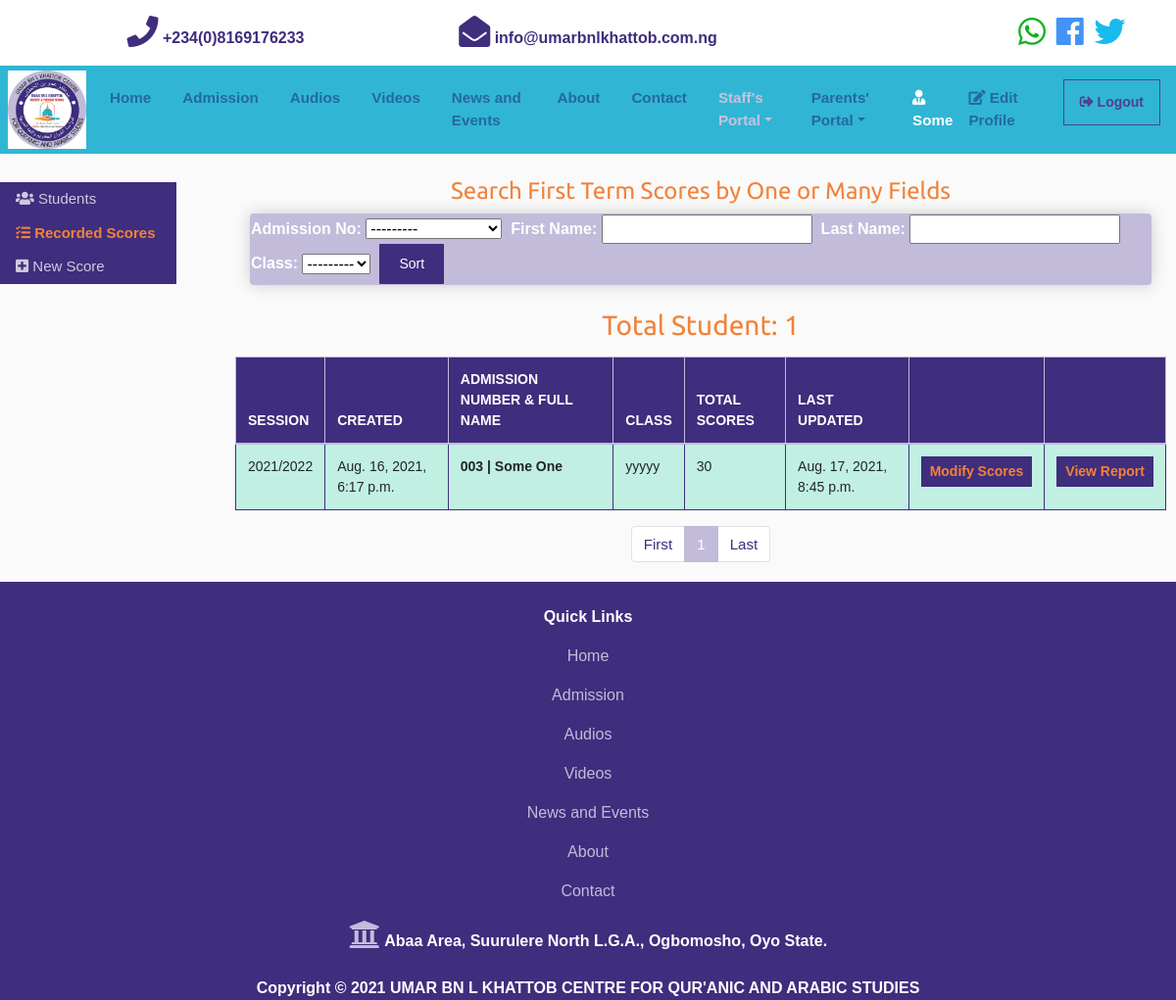
The app's page /staff/secondary/first-term (signed in) with its own data.
### secondary/models.py (models this page shows, shortened)
class FirstTerm(models.Model):
    session = models.ForeignKey('management.Session', on_delete = models.SET_NULL, default=1, null=True, related_name="secondary_session")
    student = models.OneToOneField('records.Student', on_delete = models.SET_NULL, unique = True, null=True, related_name="secondary_student")
    school_fees = models.BooleanField(max_length=5, default = False)
    quran_ca = models.IntegerField(blank=True, default = 0, verbose_name="القرآن (الإختبار)")
    tajweed_ca = models.IntegerField(blank=True, default = 0, verbose_name="التجويد (الإختبار)")
    nahw_ca = models.IntegerField(blank=True, default = 0, verbose_name="النحو (الإختبار)")
    sorf_ca = models.IntegerField(blank=True, default = 0, verbose_name="الصرف (الإختبار)")
    uluum_ulquran_ca = models.IntegerField(blank=True, default = 0, verbose_name="علوم القرآن (الإختبار)")
    balaagah_ca = models.IntegerField(blank=True, default = 0, verbose_name="البلاغة (الإختبار)")
    tawheed_ca = models.IntegerField(blank=True, default = 0, verbose_name="التوحيد (الإختبار)")
    farooid_ca = models.IntegerField(blank=True, default = 0, verbose_name="الفرائض (الإختبار)")
    fiqh_ca = models.IntegerField(blank=True, default = 0, verbose_name="الفقه (الإختبار)")
    taareekh_ca = models.IntegerField(blank=True, default = 0, verbose_name="التاريخ (الإختبار)")
    hadeeth_ca = models.IntegerField(blank=True, default = 0, verbose_name="الحديث (الإختبار)")
    aruud_ca = models.IntegerField(blank=True, default = 0, verbose_name="العروض (الإختبار)")
    mantiqoh_ca = models.IntegerField(blank=True, default = 0, verbose_name="المنطقة (الإختبار)")
    tafseer_ca = models.IntegerField(blank=True, default = 0, verbose_name="التفسير (الإختبار)")
    mustolah_ulhadeeth_ca = models.IntegerField(blank=True, default = 0, verbose_name="مصطلح الحديث (الإختبار)")
    usuul_ca = models.IntegerField(blank=True, default = 0, verbose_name="أصول الفقه (الإختبار)")
    quran_exam = models.IntegerField(blank=True, default = 0, verbose_name="القرآن (الإمتحان)")
    tajweed_exam = models.IntegerField(blank=True, default = 0, verbose_name="التجويد (الإمتحان)")
    nahw_exam = models.IntegerField(blank=True, default = 0, verbose_name="النحو (الإمتحان)")
    sorf_exam = models.IntegerField(blank=True, default = 0, verbose_name="الصرف (الإمتحان)")
    uluum_ulquran_exam = models.IntegerField(blank=True, default = 0, verbose_name="علوم القرآن (الإمتحان)")
    balaagah_exam = models.IntegerField(blank=True, default = 0, verbose_name="البلاغة (الإمتحان)")
    tawheed_exam = models.IntegerField(blank=True, default = 0, verbose_name="التوحيد (الإمتحان)")
    farooid_exam = models.IntegerField(blank=True, default = 0, verbose_name="الفرائض (الإمتحان)")
    fiqh_exam = models.IntegerField(blank=True, default = 0, verbose_name="الفقه (الإمتحان)")
    taareekh_exam = models.IntegerField(blank=True, default = 0, verbose_name="التاريخ (الإمتحان)")
    hadeeth_exam = models.IntegerField(blank=True, default = 0, verbose_name="الحديث (الإمتحان)")
    aruud_exam = models.IntegerField(blank=True, default = 0, verbose_name="العروض (الإمتحان)")
    mantiqoh_exam = models.IntegerField(blank=True, default = 0, verbose_name="المنطقة (الإمتحان)")
    tafseer_exam = models.IntegerField(blank=True, default = 0, verbose_name="التفسير (الإمتحان)")
    mustolah_ulhadeeth_exam = models.IntegerField(blank=True, default = 0, verbose_name="مصطلح الحديث (الإمتحان)")
    usuul_exam = models.IntegerField(blank=True, default = 0, verbose_name="أصول الفقه (الإمتحان)")
    quran_tot = models.IntegerField(blank=True, default = 0)
    tajweed_tot = models.IntegerField(blank=True, default = 0)
    nahw_tot = models.IntegerField(blank=True, default = 0)
    sorf_tot = models.IntegerField(blank=True, default = 0)
    uluum_ulquran_tot = models.IntegerField(blank=True, default = 0)
    balaagah_tot = models.IntegerField(blank=True, default = 0)
    tawheed_tot = models.IntegerField(blank=True, default = 0)
    farooid_tot = models.IntegerField(blank=True, default = 0)
    fiqh_tot = models.IntegerField(blank=True, default = 0)
    taareekh_tot = models.IntegerField(blank=True, default = 0)
    hadeeth_tot = models.IntegerField(blank=True, default = 0)
    aruud_tot = models.IntegerField(blank=True, default = 0)
    mantiqoh_tot = models.IntegerField(blank=True, default = 0)
    tafseer_tot = models.IntegerField(blank=True, default = 0)
    mustolah_ulhadeeth_tot = models.IntegerField(blank=True, default = 0)
    usuul_exam = models.IntegerField(blank=True, default = 0)
    cumulative = models.IntegerField(blank=True, default = 0)
    teacher_comment = models.CharField(max_length=200, null=True, blank=True, verbose_name="تعليق المدرس")
    head_comment = models.CharField(max_length=200, null=True, blank=True, verbose_name="تعليق المدير")
    created = models.DateTimeField(auto_now_add=True, null=True)
    updated = models.DateTimeField(auto_now=True, null=True)
    class Meta:
        ordering = ('student__user__username',)
        verbose_name = "First Term Score"
        verbose_name_plural = "First Term Scores"

### management/models.py (models this page shows, shortened)
class Session(models.Model):
    name = models.CharField(max_length=20, blank=True, null=True)
    next = models.DateField(blank=True, null=True, verbose_name="Next Term Begins")
    ends = models.DateField(blank=True, null=True, verbose_name="Term Ends")
    head = models.CharField(max_length=40, blank=True, null=True, verbose_name="Headmaster's Name")
    school = models.ImageField(upload_to='stamp_img/%Y/%m/%d', null=True, blank=True, verbose_name="School's Stamp with Head of Schools Signature")
    created = models.DateTimeField(auto_now_add=True, null=True)
    updated = models.DateTimeField(auto_now=True, null=True)
    class Meta:
        ordering = ('-created',)
    def __str__(self):
        return str(self.name)

### records/models.py (models this page shows, shortened)
class Student(models.Model):
    GENDER_CHOICES = [
		('MALE','MALE'),
		('FEMALE', 'FEMALE')
	]
    ROLE_CHOICES = [
        ('Pupil', 'Pupil'),
        ('Student', 'Student'),
		('Staff', 'Staff'),
    ]
    user = models.OneToOneField(settings.AUTH_USER_MODEL, on_delete=models.SET_NULL, null=True)
    phone_number = models.CharField(max_length=20, unique=False, null=True, verbose_name="Phone Number")
    gender = models.CharField(max_length=6, choices=GENDER_CHOICES, null=True)
    dob = models.DateField(blank=True, null=True, verbose_name="Date of Birth")
    classe = models.ForeignKey(Class, on_delete=models.SET_NULL, null=True, verbose_name="Class")
    address = models.CharField(max_length=200, null=True)
    role = models.CharField(max_length=20, choices=ROLE_CHOICES, default='Pupil', null=True)
    photograph = models.ImageField(upload_to='student_img/%Y/%m/%d', null=True, blank=True, verbose_name="Student's Photograph")
    created = models.DateTimeField(auto_now_add=True, null=True)
    updated = models.DateTimeField(auto_now=True, null=True)
    def __str__(self):
        try:
            return str(self.user.username) + " | " + str(self.user.first_name) + " " + str(self.user.last_name)
        except:
            return str(self.id)
    class Meta:
        ordering = ('user__username',)

class Class(models.Model):
    name = models.CharField(max_length=20, null=True)
    teacher = models.ForeignKey(Teacher, on_delete=models.SET_NULL, null=True)
    signature = models.ImageField(upload_to='signature_img/%Y/%m/%d', null=True, blank=True, verbose_name="Class Teacher's Signature")
    created = models.DateTimeField(auto_now_add=True, null=True)
    updated = models.DateTimeField(auto_now=True, null=True)
    def __str__(self):
        try:
            return str(self.name)
        except:
            return str(self.id)
    class Meta:
        ordering = ('name',)
        verbose_name = 'Class'
        verbose_name_plural = 'Classes'

### secondary/views.py (the view)
# urls.py: path('staff/secondary/first-term', views.showFirsts, name='secondary_firsts'),
@login_required
def showFirsts(request):
    context = {}
    filtered_firsts = FirstFilter(
        request.GET,
        queryset = FirstTerm.objects.all()
    )
    context['filtered_firsts'] = filtered_firsts
    paginated_filtered_firsts = Paginator(filtered_firsts.qs, 10)
    page_number = request.GET.get('page')
    firsts_page_obj = paginated_filtered_firsts.get_page(page_number)
    context['firsts_page_obj'] = firsts_page_obj
    total_firsts = filtered_firsts.qs.count()
    context['total_firsts'] = total_firsts
    return render(request, 'secondary/first_list.html', context=context)

### templates/secondary/first_list.html (shortened to what this page needs)
{% extends 'base.html' %}
{% block content %}
{% load home_tags %}
<br>
<div class="sidebar">
  <br>
  <br>
  <br>
  <br>
<a href="{% url 'students' %}"><i class="fas fa-users fa-1x"></i> Students</a>
<a href="{% url 'secondary_firsts' %}"><strong class="text-orange"><i class="fas fa-tasks fa-1x"></i> Recorded Scores</strong></a>
<a href="{% url 'secondary_first' %}"><i class="fas fa-plus-square fa-1x"></i> New Score</a>
</div>
  <section class="main">
    {% if firsts_page_obj %}
    <h4 class="text-center text-orange">Search First Term Scores by One or Many Fields</h4>
    <div class="col-md-12">
      <div class="box-element bg-warning" id="form-wrapper">
        <form method="get" class="form-inline text-white">
          {% for field in filtered_firsts.form %}
            <strong>{{field.label}}:</strong>&nbsp{{field}}&nbsp&nbsp
          {% endfor %}
          <input type="submit" class="btn btn-dark" value="Sort">
        </form>
      </div>
    </div>
    {% endif %}
    <br>
    <div class="row text-center">
      {% if firsts_page_obj %}
        <div class="col-md-12">
          {% if total_firsts > 1 %}
          <div class="form-group col-md-12">
            <h3 class="form-group text-orange">Total Students: {{total_firsts}}</h3>
          </div>
          {% else %}
          <div class="form-group col-md-12">
            <h3 class="form-group text-orange">Total Student: {{total_firsts}}</h3>
          </div>
          {% endif %}
          <div class="table-responsive">
            <table class="table table-bordered">
              <thead class="thead-primary">
                <tr>
                  <th>SESSION</th>
                  <th>CREATED</th>
                  <th>ADMISSION NUMBER & FULL NAME</th>
                  <th>CLASS</th>
                  <th>TOTAL SCORES</th>
                  <th>LAST UPDATED</th>
                  <th></th>
                  <th></th>
                </tr>
              </thead>
              <tbody>
              {% for first in firsts_page_obj %}
                <tr class="table-success">
                  <td>{{first.session}}</td>
                  <td>{{first.created}}</td>
                  <td><strong>{{first.student}}</strong></td>
                  <td>{{first.student.classe}}</td>
                  <td>{{first.cumulative}}</td>
                  <td>{{first.updated}}</td>
                  <td class="text-center"><a href="first-term/update/{{first.id}}"><button type="button" class="btn btn-sm btn-primary text-orange"><strong>Modify Scores</strong></button></a></td>
                  <td class="text-center"><a href="{% url 'secondary_show_first' first.id %}"><button type="button" class="btn btn-sm btn-primary text-orange"><strong>View Report</strong></button></a></td>
                </tr>
              {% endfor %}
              </tbody>
            </table>
            <nav aria-label="...">
              <ul class="pagination justify-content-center">
                <li class="page-item"><a class="page-link" href="{% my_url 1 'page' request.GET.urlencode %}" tabindex="-1" aria-disabled="true">First</a></li>
                <li class="page-item active" aria-current="page"><a class="page-link" href="{% my_url firsts_page_obj.number 'page' request.GET.urlencode %}">{{firsts_page_obj.number}}<span class="sr-only">(current)</span></a></li>
                <li class="page-item"><a class="page-link" href="{% my_url firsts_page_obj.paginator.num_pages 'page' request.GET.urlencode %}">Last</a></li>
              </ul>
            </nav>
          </div>
        </div>
      {% else %}
      <div class="container">
        <h3>No student found!</h3>
      </div>
      {% endif %}
    </div>
  </section>
{% endblock content%}

### templates/partials/_navbar.html (shortened to what this page needs)
{% load static %}
<nav class="p-0 navbar navbar-expand-lg navbar-dark bg-light_blue sticky-top">
  <a class="ml-2 navbar-brand" href="{% url 'index' %}">
    <img src="{% static 'img/logo.jpg' %}" width="50" height="80" class="logo" alt="Umar Logo">
  </a>
  <div class="collapse navbar-collapse" id="navbarNavAltMarkup">
    <ul class="navbar-nav">
      <li
        {% if '/' == request.path %}
          class="nav-item active mr-3"
        {% else %}
          class="nav-item mr-3"
        {% endif %}
      >
        <a class="nav-link" href="{% url 'index' %}"><strong>Home</strong></a>
      </li>
      <li
        {% if 'admission' in request.path %}
          class="nav-item active mr-3"
        {% else %}
          class="nav-item mr-3"
        {% endif %}
      >
        <a class="nav-link" href="{% url 'admission' %}"><strong>Admission</strong></a>
      </li>
      <li
        {% if 'audios' in request.path %}
          class="nav-item active mr-3"
        {% else %}
          class="nav-item mr-3"
        {% endif %}
      >
        <a class="nav-link" href="{% url 'audios' %}"><strong>Audios</strong></a>
      </li>
      <li
        {% if 'videos' in request.path %}
          class="nav-item active mr-3"
        {% else %}
          class="nav-item mr-3"
        {% endif %}
      >
        <a class="nav-link" href="{% url 'videos' %}"><strong>Videos</strong></a>
      </li>
      <li
        {% if 'news-and-events' in request.path %}
          class="nav-item active mr-3"
        {% else %}
          class="nav-item mr-3"
        {% endif %}
      >
        <a class="nav-link" href="{% url 'events' %}"><strong>News and Events</strong></a>
      </li>
      <li
        {% if 'about' in request.path %}
          class="nav-item active mr-3"
        {% else %}
          class="nav-item mr-3"
        {% endif %}
      >
        <a class="nav-link" href="{% url 'about' %}"><strong>About</strong></a>
      </li>
      <li
        {% if 'contact' in request.path %}
          class="nav-item active mr-3"
        {% else %}
          class="nav-item mr-3"
        {% endif %}
      >
        <a class="nav-link" href="{% url 'contact' %}"><strong>Contact</strong></a>
      </li>
      {% if user.is_authenticated %}
      <li
        {% if 'staff' in request.path %}
          class="nav-item active dropdown mr-3"
        {% else %}
          class="nav-item dropdown mr-3"
        {% endif %}
      >
        <a class="nav-link dropdown-toggle" href="#" id="navbarDropdownMenuLink" data-toggle="dropdown" aria-haspopup="true" aria-expanded="false"><strong>Staff's Portal</strong></a>
      </li>
      <li
        {% if 'parents' in request.path %}
          class="nav-item active dropdown mr-3"
        {% else %}
          class="nav-item dropdown mr-3"
        {% endif %}
      >
        <a class="nav-link dropdown-toggle" href="#" id="navbarDropdownMenuLink" data-toggle="dropdown" aria-haspopup="true" aria-expanded="false"><strong>Parents' Portal</strong></a>
      </li>
      {% endif %}
    </ul>
    <ul class="navbar-nav ml-auto">
      {% if user.is_authenticated %}
      <li
      >
        <a class="nav-link" href=""><strong><span class="text-white"><i class="fas fa-user-tie fa-1x"></i> {{user.first_name}}</span></strong></a>
      </li>
      <li
        {% if 'edit-profile' in request.path %}
          class="nav-item active mr-3"
        {% else %}
          class="nav-item mr-3"
        {% endif %}
      >
        <a class="nav-link" href="{% url 'edit_profile' %}"><strong><i class="fas fa-edit fa-1x"></i> Edit Profile</strong></a>
      </li>
      <li
        {% if 'logout' in request.path %}
          class="nav-item active mr-3"
        {% else %}
          class="nav-item mr-3"
        {% endif %}
      >
        <button class="btn btn-outline-primary btn-sm"><a class="nav-link" href="{% url 'logout' %}">
          <i class="fas fa-sign-out-alt text-primary"></i> <strong class="text-primary">Logout</strong></a></button>
      </li>
    {% endif %}
    </ul>
  </div>
</nav>

### records on screen
FirstTerm: session "2021/2022", created "Aug. 16, 2021, 6:17 p.m.", student "003 | Some One", student.classe "yyyyy", cumulative "30", updated "Aug. 17, 2021, 8:45 p.m."

### other values on screen
{{ user.first_name }} "Some"
{{ field.label }} "Admission No" "First Name" "Last Name" "Class"
{{ total_firsts }} "1"
{{ firsts_page_obj.number }} "1"
